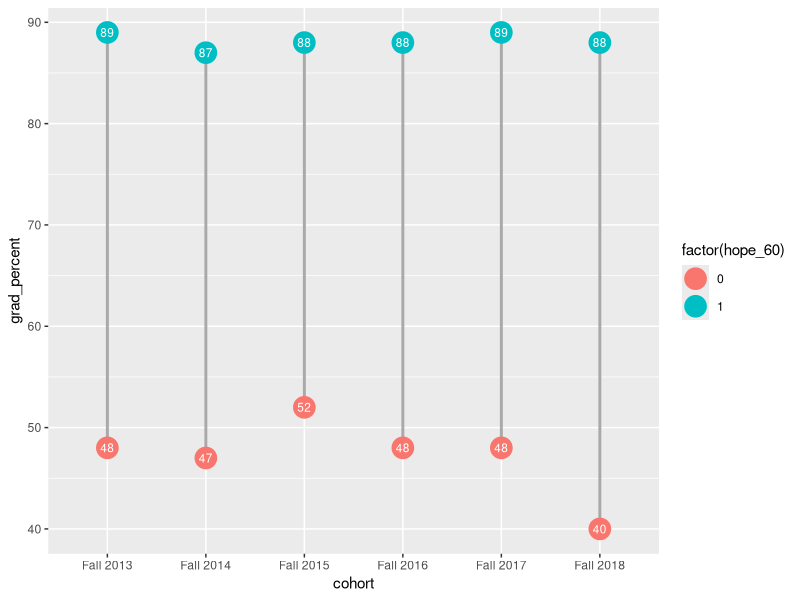
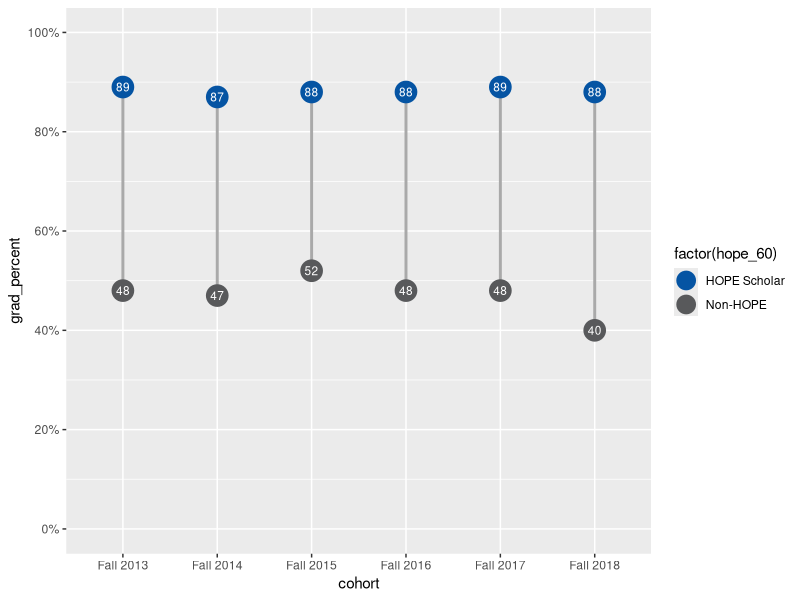
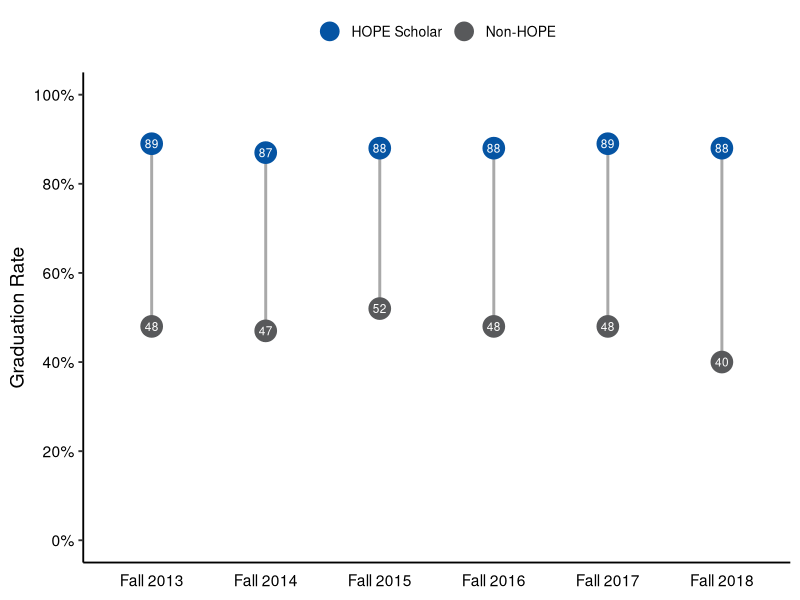

R code for these plots, in order:
## ---- chunk 1

library(readxl) 
library(dplyr) 
library(tidyr) 
library(ggplot2) 
library(glue)

## ---- chunk 2

hope_raw <- read_excel("01_data/gsu_demo_data.xlsx") 

## ---- chunk 3

hope_grad_60 <- hope_raw %>% 
  drop_na(hope_60) %>% 
  group_by(cohort, hope_60) %>% 
  summarise(hope_60_count = n(), grad_count = sum(grad)) %>% 
  mutate(grad_percent = round(grad_count / hope_60_count * 100)) 

## ---- chunk 4

plot_dumbbell <- ggplot(data = hope_grad_60, mapping = aes(x = cohort, y = grad_percent)) + 
  geom_line(
    aes(group = cohort), 
    color = "darkgray", 
    linewidth = 1
  ) + 
  geom_point(
    aes(color = factor(hope_60)), 
    size = 7
  ) + 
  geom_text(
    aes(label = glue("{grad_percent}")), 
    color = "white", 
    size = 3
  )

plot_dumbbell

## ---- chunk 5

plot_dumbbell <- plot_dumbbell + 
  scale_y_continuous(
    limits = c(0, 100), 
    breaks = seq(0, 100, 20), 
    labels = function(x) paste0(x, "%")
  ) +
  scale_color_manual(
    values = c("#58595B", "#0554A3"), 
    labels = c("Non-HOPE", "HOPE Scholar")
  ) + 
  guides(color = guide_legend(override.aes = list(size = 6), reverse = TRUE))

plot_dumbbell

## ---- chunk 6

plot_dumbbell <- plot_dumbbell + 
  labs(y = "Graduation Rate") + 
  theme_classic(base_size = 14) + 
  theme(
    axis.title.x = element_blank(), 
    axis.title.y = element_text(color = "black"), 
    axis.text.x = element_text(color = "black", margin = margin(t = 5)),
    axis.text.y = element_text(color = "black"), 
    axis.ticks.x = element_blank(), 
    legend.title = element_blank(), 
    legend.position = "top", 
    legend.text = element_text(size = 10)
  )

plot_dumbbell

